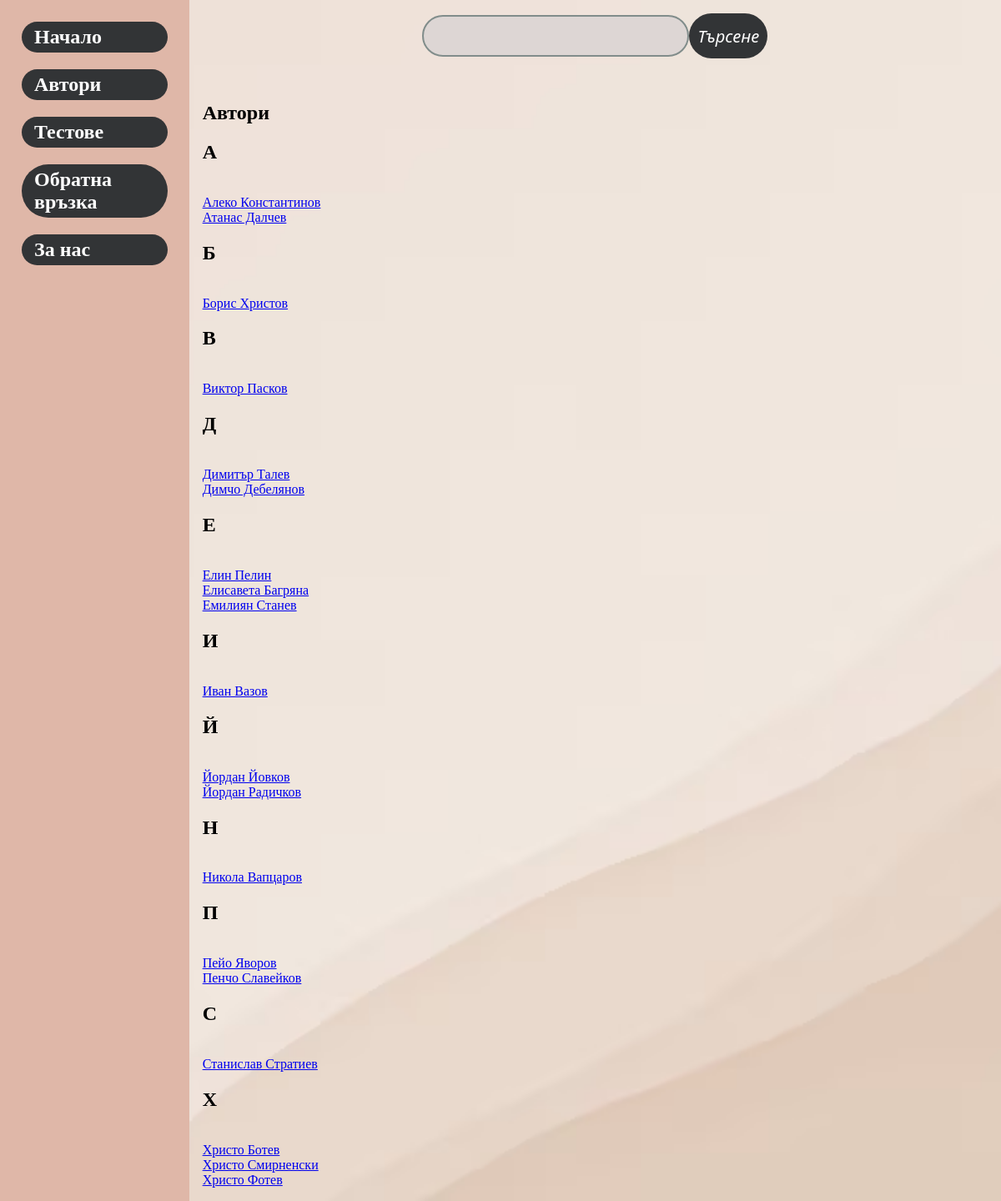
The page /php/avtoriview.php on the database its author committed.
### tables this page shows
CREATE TABLE Author (

  AuthorID int NOT NULL AUTO_INCREMENT,
  AuthorName VARCHAR(45),
  Gender VARCHAR(45) NOT NULL,
  BirthDate DATE NOT NULL,
  Biography TEXT(65535) NOT NULL,
  Country VARCHAR(45) NOT NULL,
  Image VARCHAR(150) NOT NULL,
  PRIMARY KEY (AuthorID)
  );

### php/avtoriview.php (the view, shortened to what this page needs)
<!DOCTYPE html>
<head>
    <link rel = "stylesheet" href="css/design.css">
    <link rel = "stylesheet" href="css/avtoriview.css">
</head>
<body>
 <nav class="col-1">
  <a href="http://localhost/diplomnaPoBel/php/Index.php" target="_blank">Начало</a>
  <a href="http://localhost/diplomnaPoBel/php/avtoriview.php" target="_blank">Автори</a>
  <a href="http://localhost/diplomnaPoBel/php/DZI.php" target="_blank">Тестове</a>
  <a href="http://localhost/diplomnaPoBel/php/feedback.php?" target=_blank>Обратна връзка</a>
     <a href="http://localhost/diplomnaPoBel/php/AboutUs.php" target="_blank">За нас</a>
 </nav>
<div class="col-2">
  <header>
<input type="text">
  <button>Търсене</button>
 </header>
 <main class="content">
    <article>
<h1>Автори</h1>
<?php
  require_once "config.php";
   $authors = "SELECT AuthorID,AuthorName FROM author ORDER BY AuthorName asc";
   $result=  mysqli_query($link,$authors);
   if(mysqli_num_rows($result) > 0)
	{
		$prevLetter = 'с';
		 while($row = mysqli_fetch_assoc($result))
		 {
			$currentLetter = mb_substr($row['AuthorName'], 0, 1);
			if($currentLetter !== $prevLetter){
				echo "<h2> $currentLetter </h2>";
				$prevLetter = $currentLetter;
			}
			echo '<br><a href="avtor.php?authorId=' . $row['AuthorID'] . '">'.$row['AuthorName'].' </a>';
			$prevLetter = $currentLetter;
		 }
	}
   ?>
</article>
</body>

### php/css/design.css (style rules this page uses)
nav { display: flex; flex-direction: column; align-items: stretch; }
nav > a { font-weight: bold; font-size: 24px; background-color: rgb(50, 52, 54); color: white; text-decoration: none; padding: 5px 15px; border-radius: 50px; margin: 10px; }
body { background-image: url("../Images/wallpaper.avif"); background-size: cover; }
* { box-sizing: border-box; }
body { display: flex; min-height: 100vh; flex-direction: row; margin: 0; }
.col-1 { background-color:rgb(223, 183, 168); flex: 1; }
.col-2 { display: flex; flex-direction: column; flex: 5; }
.content { display: flex; flex-direction: row; align-items: center; }
.content > article { flex: 4; min-height: 60vh; }
header, footer, article, nav { padding: 1em; }
header { display: flex; justify-content: center; align-items: center; margin: 0 auto; }
header > input { height: 50px; width: 320px; background-color: rgb(221, 214, 212); border-radius: 50px; border: 2px solid #818d8b; }
header > button { height: 54px; width: 94px; font-style: italic; appearance: auto; writing-mode: horizontal-tb !important; font-style: 100%; font-style: italic; font-size: 20px; font-family: Noto sans; text-rendering: auto; background-color: rgb(50, 52, 54); color: #ffffff; border-style: none; border-radius: 50px; }

### rows shown on the page
author: AuthorName "А", AuthorName "Алеко Константинов"
author: AuthorName "Атанас Далчев"
author: AuthorName "Б", AuthorName "Борис Христов"
author: AuthorName "В", AuthorName "Виктор Пасков"
author: AuthorName "Д", AuthorName "Димитър Талев"
author: AuthorName "Димчо Дебелянов"
author: AuthorName "Е", AuthorName "Елин Пелин"
author: AuthorName "Елисавета Багряна"
author: AuthorName "Емилиян Станев"
author: AuthorName "И", AuthorName "Иван Вазов"
author: AuthorName "Й", AuthorName "Йордан Йовков"
author: AuthorName "Йордан Радичков"
author: AuthorName "Н", AuthorName "Никола Вапцаров"
author: AuthorName "П", AuthorName "Пейо Яворов"
author: AuthorName "Пенчо Славейков"
author: AuthorName "С", AuthorName "Станислав Стратиев"
author: AuthorName "Х", AuthorName "Христо Ботев"
author: AuthorName "Христо Смирненски"
author: AuthorName "Христо Фотев"
